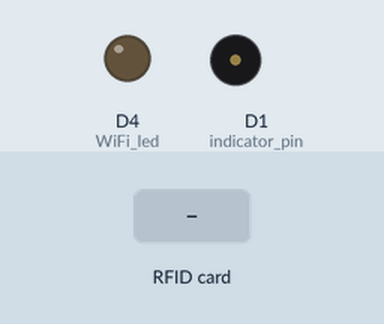
Simulated run of this sketch. Board: ESP8266 (NodeMCU). Parts: output pins drawn as LEDs (lit = HIGH), buzzer (waves = sounding). The test bench sets the inputs (shaded band). WiFi joins after 1.5 s; servers stay silent unless stated; uploads are accepted with an empty reply; what the sketch prints to the serial monitor is not drawn.

Above: at 0.0 s.
At 2.8 s:
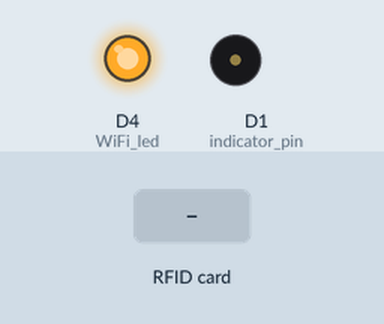
2.9 s: RFID card 5E 7A 19 C4 held to the reader
At 3.38 s:
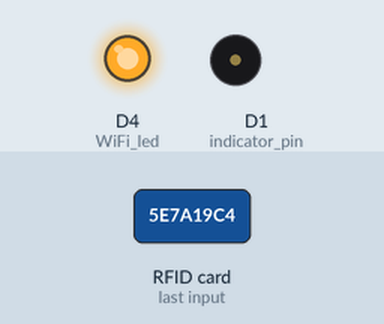
Timing chart, 0 to 5.9 s (numbered marks = the images above; inputs shaded):
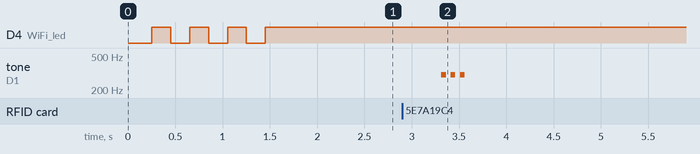

The sketch:

rfid.ino
```cpp
//################# LIBRARIES ##########################
#include <ESP8266WiFi.h>
#include <ESP8266HTTPClient.h>
#include <WiFiClientSecure.h>
#include <SPI.h>
#include <ArduinoJson.h>
//#include <TaskScheduler.h>
#include <SPI.h>
#include <MFRC522.h>
#include "configs.h"


// ################## Configurations and constants ###################
// rename configs -sample.h to configs.h and change parameters

//RFiD Reader settings
#define RST_PIN         D3         // Configurable, see typical pin layout above
#define SS_PIN          D8        // Configurable, see typical pin layout above

#define WiFi_led        D4
#define indicator_pin   D1

const int toneFreq = 300;
const int toneDelay = 50;
const int toneRepeat = 3;

MFRC522 rfid(SS_PIN, RST_PIN); // Instance of the class

//MFRC522::MIFARE_Key key;

//HTTP Integration
String jsonData, content = "";
DynamicJsonDocument doc(1024);

// We create the Scheduler that will be in charge of managing the tasks
//Scheduler runner;

// We create the task indicating that it runs every 500 milliseconds, forever, and call the led_blink function
//int taskDuration = 60000;
// Task TareaLED(taskDuration, TASK_FOREVER, &httpRequest);

//#################### Functions declerations  #####################
// We declare the function that we are going to use
// void httpRequest();

void setup()
{
  pinMode(WiFi_led, OUTPUT);
  pinMode(indicator_pin, OUTPUT);
  // setup rfid reader
  Serial.begin(9600);   // Initialize serial communications with the PC
  SPI.begin();      // Init SPI bus

  rfid.PCD_Init(); // Init MFRC522

  //  for (byte i = 0; i < 6; i++) {
  //    key.keyByte[i] = 0xFF;
  //  }
  // setup Wifi connection
  WiFi.begin(ssid, password);             // Connect to the network
  Serial.println("Connecting...");
  while (WiFi.status() != WL_CONNECTED) { // Wait for the Wi-Fi to connect
    delay(200);
    Serial.print('.');
    digitalWrite(WiFi_led, HIGH);
    delay(200);
    digitalWrite(WiFi_led, LOW);
  }

  // WiFi connection logging
  Serial.println('\n');
  Serial.println("Connection established!");
  Serial.print("IP address:\t");
  Serial.println(WiFi.localIP());         // Send the IP address of the ESP8266 to the computer
  doc["machine_id"] = WiFi.macAddress();
  digitalWrite(WiFi_led, HIGH);


}

void loop() {

  // Reset the loop if no new card present on the sensor/reader. This saves the entire process when idle.
  if ( ! rfid.PICC_IsNewCardPresent())
    return;

  // Verify if the NUID has been readed
  if ( ! rfid.PICC_ReadCardSerial())
    return;
  jsonData = content = "";
  for (byte i = 0; i < rfid.uid.size; i++)
  {
    content.concat(String(rfid.uid.uidByte[i] < 0x10 ? "0" : ""));
    content.concat(String(rfid.uid.uidByte[i], HEX));
  }
  content.toUpperCase();
  doc["RFID"] = content;
  serializeJson(doc, jsonData);
  Serial.println("UID: " + jsonData);
  httpGETRequest(serverName, jsonData);
  // Halt PICC
  rfid.PICC_HaltA();

  // Stop encryption on PCD
  rfid.PCD_StopCrypto1();
}

// ############ Functions ##########

String httpGETRequest(String serverName, String jsonData) {
  WiFiClientSecure client;
  client.setInsecure(); //the magic line, use with caution
  client.connect(serverName, 443);
  HTTPClient http;
  http.begin(client, serverName);

  //  http.addHeader("Authorization", "Bearer xoxp-xxxxxx", true);
  http.addHeader("Content-Type", "application/json");


  // Send HTTP POST request
  int httpResponseCode = http.POST(jsonData);

  String payload = "{}";

  if (httpResponseCode == 200 || httpResponseCode == 201 ) {
    Serial.print("HTTP Response code: ");
    Serial.println(httpResponseCode);
    payload = http.getString();
    Serial.println(payload);
    playTone(indicator_pin, toneFreq, toneDelay, toneRepeat);
  }
  else {
    Serial.print("Error code: ");
    Serial.println(httpResponseCode);
  }
  // Free resources
  http.end();

  return payload;
}

void playTone(int pin, int toneFreq, int toneDelay, int toneRepeat ) {
  for (int i = 0; i < toneRepeat; i++) {
    tone(pin, toneFreq);
    delay(toneDelay);
    noTone(indicator_pin);
    delay(toneDelay);

  }
}
```

configs-sample.h
```cpp
// ################## Configurations and constants ###################

//WiFi
const char *ssid     = "SSID";
const char *password = "KEY";

//HTTP Integration
String  serverName = "https://";
```

Measured:
- after the input at 2.9 s, tone on D1 (indicator_pin): alternates 300 Hz for 0.05 s and silent for 0.05 s, 6 changes in all, then stays silent, starting after 0.41 s
